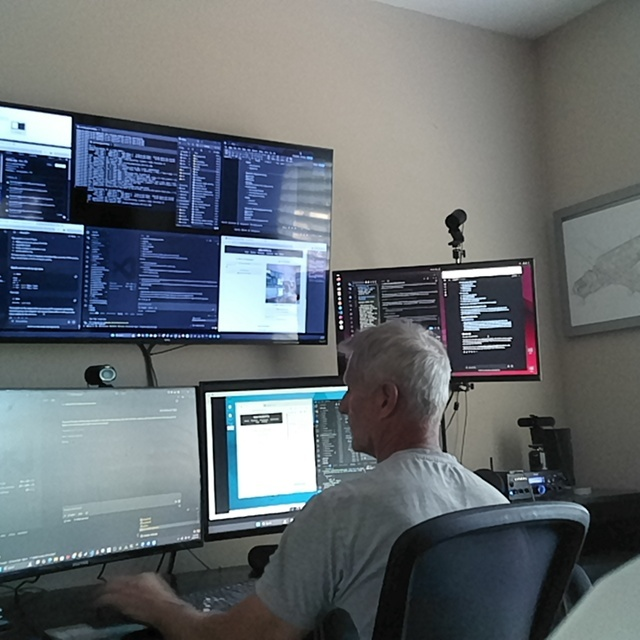
#> input picture tmp_mim_camera_frame_probe.jpg, 640 x 640 px
$ python -i mim_arm_wrist_camera_blue_reacquire.py   (imports and definitions only)
#> lines starting #> are read from the running program, lines starting #| are printed output that depends on the picture; after the words box and inside, x2 and y2 are one past the last pixel; in counts of white or black regions, pixels touching at a corner belong together
#!/usr/bin/env python3
from __future__ import annotations

import json
import subprocess
import time
import urllib.request
from datetime import datetime, timezone
from pathlib import Path
from typing import Any

import cv2
import numpy as np


ROOT = Path(__file__).resolve().parents[2]
SHARED = ROOT / "runtime" / "shared"
STATUS_PATH = SHARED / "MIM_ARM_WRIST_CAMERA_BLUE_REACQUIRE.latest.json"
ARM_HOST = "http://192.168.1.90:5000"
STEP_DEGREES = 2
SETTLE_SECONDS = 0.35


def now_iso() -> str:
    return datetime.now(timezone.utc).replace(microsecond=0).isoformat().replace("+00:00", "Z")


# [93 lines left out: functions write_json, request_json, current_pose, slow_move, capture_latest, not called in this run]


def analyze(frame_path: str) -> dict[str, Any]:
#> called with frame_path = '../../tmp_mim_camera_frame_probe.jpg'
    image = cv2.imread(frame_path)
#> image is the input picture: shape (640, 640, 3); mean B, G, R 112.3, 107.8, 101.2
    if image is None:
        return {"ok": False, "error": "cv2_imread_failed"}
    h, w = image.shape[:2]
#> h = 640; w = 640
    hsv = cv2.cvtColor(image, cv2.COLOR_BGR2HSV)
#> hsv: shape (640, 640, 3); mean H, S, V 68.2, 51.7, 117.1
    mask = cv2.inRange(hsv, np.array([92, 70, 60]), np.array([132, 255, 255]))
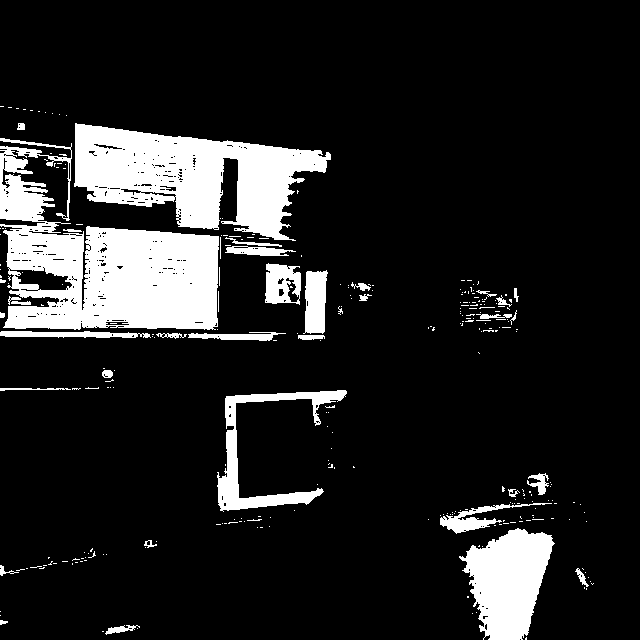
#> mask: shape (640, 640); 13.7% white; 288 white regions (251 under 20 px), largest, box (x1, y1, x2, y2) and area: (0, 138, 219, 330) 21676, (74, 123, 331, 241) 16482, (459, 528, 555, 640) 6810
    count, _labels, stats, centers = cv2.connectedComponentsWithStats(mask, 8)
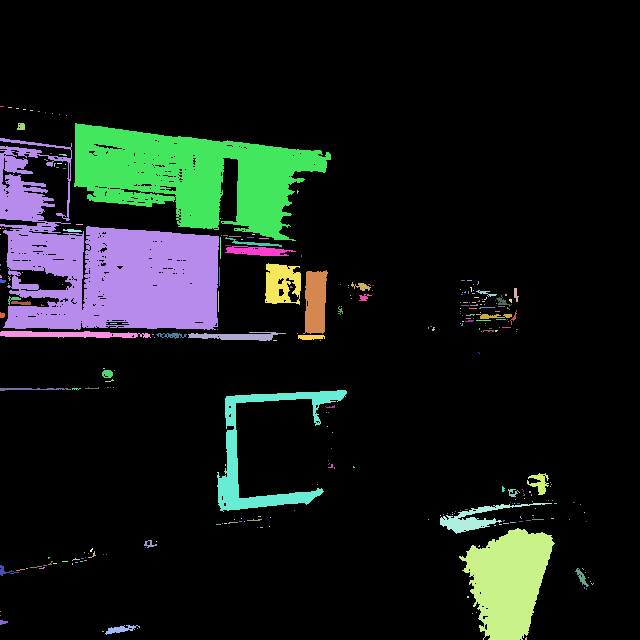
#> _labels: shape (640, 640) int32; 289 distinct labels, from 0 to 288; one colour per label, 0 black
#> count = 289; stats = 289 rows, first 6: [0, 0, 640, 640, 353466], [0, 106, 4, 1, 4], [8, 107, 4, 1, 4], [16, 108, 3, 1, 3], [23, 109, 3, 1, 3], [30, 110, 3, 1, 3]; centers = 289 pairs, first value 0 to 592, second value 106 to 638.2
    components: list[dict[str, Any]] = []
    for idx in range(1, count):
        area = int(stats[idx, cv2.CC_STAT_AREA])
        if area < 50:
            continue
        x = int(stats[idx, cv2.CC_STAT_LEFT])
        y = int(stats[idx, cv2.CC_STAT_TOP])
        bw = int(stats[idx, cv2.CC_STAT_WIDTH])
        bh = int(stats[idx, cv2.CC_STAT_HEIGHT])
        cx, cy = centers[idx]
        # Ignore blue at extreme top/bottom edges from self or frame noise.
        if cy < h * 0.08 or cy > h * 0.92:
            continue
        components.append(
            {
                "area": area,
                "bbox": {"x": x, "y": y, "width": bw, "height": bh},
                "center": {"x": round(float(cx), 2), "y": round(float(cy), 2)},
            }
        )
#> this loop made 288 passes
#> (area, x, y, bw, bh, cx, cy) on passes 12, 13, 35: (16482, 74, 123, 257, 118, 191.6, 175.1), (21676, 0, 138, 219, 192, 104, 265.5), (138, 225, 237, 57, 10, 253.4, 242.9)
#> after the loop, components = 22 items
    components.sort(key=lambda item: int(item["area"]), reverse=True)
    largest = components[0] if components else {}
#> largest = 3 items
    center_error = None
    if largest:
        center_error = {
            "dx_px": round(float(largest["center"]["x"]) - (w / 2), 2),
            "dy_px": round(float(largest["center"]["y"]) - (h / 2), 2),
        }
#> center_error = {'dx_px': -216, 'dy_px': -54.51}
    score = 0.0
    if largest:
        dx = abs(float(largest["center"]["x"]) - (w / 2))
#> dx = 216
        dy = abs(float(largest["center"]["y"]) - (h / 2))
#> dy = 54.51
        score = float(largest["area"]) - (dx * 12.0) - (dy * 4.0)
#> score = 18866.3
    return {
        "ok": bool(largest),
        "largest_blue_component": largest,
        "component_count": len(components),
        "center_error": center_error,
        "score": round(score, 2),
        "reacquired": bool(largest and int(largest["area"]) >= 5000 and abs(center_error["dx_px"]) <= 180 and abs(center_error["dy_px"]) <= 220),
    }


# [105 lines left out: function main, not called in this run]


# [2 lines not run here, left out]

>>> result = analyze('../../tmp_mim_camera_frame_probe.jpg')
#> result = 6 items
